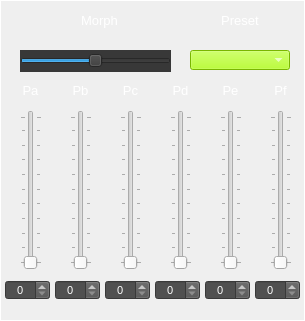
     <widget class="CustomFrame" name="frame_MsoSegments">
      <property name="geometry">
       <rect>
        <x>350</x>
        <y>170</y>
        <width>305</width>
        <height>321</height>
       </rect>
      </property>
      <property name="styleSheet">
       <string notr="true">color: rgb(255, 255, 255);</string>
      </property>
      <property name="frameShape">
       <enum>QFrame::Panel</enum>
      </property>
      <property name="frameShadow">
       <enum>QFrame::Plain</enum>
      </property>
      <property name="midLineWidth">
       <number>1</number>
      </property>
      <widget class="QLabel" name="label_109">
       <property name="geometry">
        <rect>
         <x>200</x>
         <y>10</y>
         <width>80</width>
         <height>21</height>
        </rect>
       </property>
       <property name="font">
        <font>
         <pointsize>10</pointsize>
        </font>
       </property>
       <property name="styleSheet">
        <string notr="true">color: rgb(255, 255, 255);</string>
       </property>
       <property name="text">
        <string>Preset</string>
       </property>
       <property name="alignment">
        <set>Qt::AlignCenter</set>
       </property>
      </widget>
      <widget class="QLabel" name="label_214">
       <property name="geometry">
        <rect>
         <x>54</x>
         <y>10</y>
         <width>91</width>
         <height>20</height>
        </rect>
       </property>
       <property name="font">
        <font>
         <pointsize>10</pointsize>
        </font>
       </property>
       <property name="styleSheet">
        <string notr="true">color: rgb(255, 255, 255);</string>
       </property>
       <property name="text">
        <string>Morph</string>
       </property>
       <property name="alignment">
        <set>Qt::AlignCenter</set>
       </property>
      </widget>
      <widget class="QLabel" name="label_215">
       <property name="geometry">
        <rect>
         <x>15</x>
         <y>80</y>
         <width>31</width>
         <height>21</height>
        </rect>
       </property>
       <property name="font">
        <font>
         <pointsize>10</pointsize>
        </font>
       </property>
       <property name="styleSheet">
        <string notr="true">color: rgb(255, 255, 255);</string>
       </property>
       <property name="text">
        <string>Pa</string>
       </property>
       <property name="alignment">
        <set>Qt::AlignCenter</set>
       </property>
      </widget>
      <widget class="QSpinBox" name="spinBox_MSO_Pos_a">
       <property name="geometry">
        <rect>
         <x>5</x>
         <y>280</y>
         <width>45</width>
         <height>20</height>
        </rect>
       </property>
       <property name="font">
        <font>
         <pointsize>8</pointsize>
        </font>
       </property>
       <property name="focusPolicy">
        <enum>Qt::NoFocus</enum>
       </property>
       <property name="styleSheet">
        <string notr="true">background-color: rgb(80,80,80);
color: rgb(255, 255, 255);</string>
       </property>
       <property name="alignment">
        <set>Qt::AlignCenter</set>
       </property>
       <property name="readOnly">
        <bool>false</bool>
       </property>
       <property name="accelerated">
        <bool>true</bool>
       </property>
       <property name="maximum">
        <number>100</number>
       </property>
       <property name="value">
        <number>0</number>
       </property>
      </widget>
      <widget class="CustomVerticalSlider" name="verticalSlider_MSO_Pos_a">
       <property name="geometry">
        <rect>
         <x>20</x>
         <y>110</y>
         <width>22</width>
         <height>160</height>
        </rect>
       </property>
       <property name="orientation">
        <enum>Qt::Vertical</enum>
       </property>
       <property name="tickPosition">
        <enum>QSlider::TicksBothSides</enum>
       </property>
       <property name="tickInterval">
        <number>10</number>
       </property>
      </widget>
      <widget class="QSpinBox" name="spinBox_MSO_Pos_b">
       <property name="geometry">
        <rect>
         <x>55</x>
         <y>280</y>
         <width>45</width>
         <height>20</height>
        </rect>
       </property>
       <property name="font">
        <font>
         <pointsize>8</pointsize>
        </font>
       </property>
       <property name="focusPolicy">
        <enum>Qt::NoFocus</enum>
       </property>
       <property name="styleSheet">
        <string notr="true">background-color: rgb(80,80,80);
color: rgb(255, 255, 255);</string>
       </property>
       <property name="alignment">
        <set>Qt::AlignCenter</set>
       </property>
       <property name="readOnly">
        <bool>false</bool>
       </property>
       <property name="accelerated">
        <bool>true</bool>
       </property>
       <property name="maximum">
        <number>100</number>
       </property>
       <property name="value">
        <number>0</number>
       </property>
      </widget>
      <widget class="QSpinBox" name="spinBox_MSO_Pos_c">
       <property name="geometry">
        <rect>
         <x>105</x>
         <y>280</y>
         <width>45</width>
         <height>20</height>
        </rect>
       </property>
       <property name="font">
        <font>
         <pointsize>8</pointsize>
        </font>
       </property>
       <property name="focusPolicy">
        <enum>Qt::NoFocus</enum>
       </property>
       <property name="styleSheet">
        <string notr="true">background-color: rgb(80,80,80);
color: rgb(255, 255, 255);</string>
       </property>
       <property name="alignment">
        <set>Qt::AlignCenter</set>
       </property>
       <property name="readOnly">
        <bool>false</bool>
       </property>
       <property name="accelerated">
        <bool>true</bool>
       </property>
       <property name="maximum">
        <number>100</number>
       </property>
       <property name="value">
        <number>0</number>
       </property>
      </widget>
      <widget class="QSpinBox" name="spinBox_MSO_Pos_d">
       <property name="geometry">
        <rect>
         <x>155</x>
         <y>280</y>
         <width>45</width>
         <height>20</height>
        </rect>
       </property>
       <property name="font">
        <font>
         <pointsize>8</pointsize>
        </font>
       </property>
       <property name="focusPolicy">
        <enum>Qt::NoFocus</enum>
       </property>
       <property name="styleSheet">
        <string notr="true">background-color: rgb(80,80,80);
color: rgb(255, 255, 255);</string>
       </property>
       <property name="alignment">
        <set>Qt::AlignCenter</set>
       </property>
       <property name="readOnly">
        <bool>false</bool>
       </property>
       <property name="accelerated">
        <bool>true</bool>
       </property>
       <property name="maximum">
        <number>100</number>
       </property>
       <property name="value">
        <number>0</number>
       </property>
      </widget>
      <widget class="QSpinBox" name="spinBox_MSO_Pos_e">
       <property name="geometry">
        <rect>
         <x>205</x>
         <y>280</y>
         <width>45</width>
         <height>20</height>
        </rect>
       </property>
       <property name="font">
        <font>
         <pointsize>8</pointsize>
        </font>
       </property>
       <property name="focusPolicy">
        <enum>Qt::NoFocus</enum>
       </property>
       <property name="styleSheet">
        <string notr="true">background-color: rgb(80,80,80);
color: rgb(255, 255, 255);</string>
       </property>
       <property name="alignment">
        <set>Qt::AlignCenter</set>
       </property>
       <property name="readOnly">
        <bool>false</bool>
       </property>
       <property name="accelerated">
        <bool>true</bool>
       </property>
       <property name="maximum">
        <number>100</number>
       </property>
       <property name="value">
        <number>0</number>
       </property>
      </widget>
      <widget class="QSpinBox" name="spinBox_MSO_Pos_f">
       <property name="geometry">
        <rect>
         <x>255</x>
         <y>280</y>
         <width>45</width>
         <height>20</height>
        </rect>
       </property>
       <property name="font">
        <font>
         <pointsize>8</pointsize>
        </font>
       </property>
       <property name="focusPolicy">
        <enum>Qt::NoFocus</enum>
       </property>
       <property name="styleSheet">
        <string notr="true">background-color: rgb(80,80,80);
color: rgb(255, 255, 255);</string>
       </property>
       <property name="alignment">
        <set>Qt::AlignCenter</set>
       </property>
       <property name="readOnly">
        <bool>false</bool>
       </property>
       <property name="accelerated">
        <bool>true</bool>
       </property>
       <property name="maximum">
        <number>100</number>
       </property>
       <property name="value">
        <number>0</number>
       </property>
      </widget>
      <widget class="CustomVerticalSlider" name="verticalSlider_MSO_Pos_b">
       <property name="geometry">
        <rect>
         <x>70</x>
         <y>110</y>
         <width>22</width>
         <height>160</height>
        </rect>
       </property>
       <property name="orientation">
        <enum>Qt::Vertical</enum>
       </property>
       <property name="tickPosition">
        <enum>QSlider::TicksBothSides</enum>
       </property>
       <property name="tickInterval">
        <number>10</number>
       </property>
      </widget>
      <widget class="CustomVerticalSlider" name="verticalSlider_MSO_Pos_c">
       <property name="geometry">
        <rect>
         <x>120</x>
         <y>110</y>
         <width>22</width>
         <height>160</height>
        </rect>
       </property>
       <property name="orientation">
        <enum>Qt::Vertical</enum>
       </property>
       <property name="tickPosition">
        <enum>QSlider::TicksBothSides</enum>
       </property>
       <property name="tickInterval">
        <number>10</number>
       </property>
      </widget>
      <widget class="CustomVerticalSlider" name="verticalSlider_MSO_Pos_d">
       <property name="geometry">
        <rect>
         <x>170</x>
         <y>110</y>
         <width>22</width>
         <height>160</height>
        </rect>
       </property>
       <property name="orientation">
        <enum>Qt::Vertical</enum>
       </property>
       <property name="tickPosition">
        <enum>QSlider::TicksBothSides</enum>
       </property>
       <property name="tickInterval">
        <number>10</number>
       </property>
      </widget>
      <widget class="CustomVerticalSlider" name="verticalSlider_MSO_Pos_e">
       <property name="geometry">
        <rect>
         <x>220</x>
         <y>110</y>
         <width>22</width>
         <height>160</height>
        </rect>
       </property>
       <property name="orientation">
        <enum>Qt::Vertical</enum>
       </property>
       <property name="tickPosition">
        <enum>QSlider::TicksBothSides</enum>
       </property>
       <property name="tickInterval">
        <number>10</number>
       </property>
      </widget>
      <widget class="CustomVerticalSlider" name="verticalSlider_MSO_Pos_f">
       <property name="geometry">
        <rect>
         <x>270</x>
         <y>110</y>
         <width>22</width>
         <height>160</height>
        </rect>
       </property>
       <property name="orientation">
        <enum>Qt::Vertical</enum>
       </property>
       <property name="tickPosition">
        <enum>QSlider::TicksBothSides</enum>
       </property>
       <property name="tickInterval">
        <number>10</number>
       </property>
      </widget>
      <widget class="QLabel" name="label_216">
       <property name="geometry">
        <rect>
         <x>65</x>
         <y>80</y>
         <width>31</width>
         <height>21</height>
        </rect>
       </property>
       <property name="font">
        <font>
         <pointsize>10</pointsize>
        </font>
       </property>
       <property name="styleSheet">
        <string notr="true">color: rgb(255, 255, 255);</string>
       </property>
       <property name="text">
        <string>Pb</string>
       </property>
       <property name="alignment">
        <set>Qt::AlignCenter</set>
       </property>
      </widget>
      <widget class="QLabel" name="label_217">
       <property name="geometry">
        <rect>
         <x>115</x>
         <y>80</y>
         <width>31</width>
         <height>21</height>
        </rect>
       </property>
       <property name="font">
        <font>
         <pointsize>10</pointsize>
        </font>
       </property>
       <property name="styleSheet">
        <string notr="true">color: rgb(255, 255, 255);</string>
       </property>
       <property name="text">
        <string>Pc</string>
       </property>
       <property name="alignment">
        <set>Qt::AlignCenter</set>
       </property>
      </widget>
      <widget class="QLabel" name="label_218">
       <property name="geometry">
        <rect>
         <x>165</x>
         <y>80</y>
         <width>31</width>
         <height>21</height>
        </rect>
       </property>
       <property name="font">
        <font>
         <pointsize>10</pointsize>
        </font>
       </property>
       <property name="styleSheet">
        <string notr="true">color: rgb(255, 255, 255);</string>
       </property>
       <property name="text">
        <string>Pd</string>
       </property>
       <property name="alignment">
        <set>Qt::AlignCenter</set>
       </property>
      </widget>
      <widget class="QLabel" name="label_219">
       <property name="geometry">
        <rect>
         <x>215</x>
         <y>80</y>
         <width>31</width>
         <height>21</height>
        </rect>
       </property>
       <property name="font">
        <font>
         <pointsize>10</pointsize>
        </font>
       </property>
       <property name="styleSheet">
        <string notr="true">color: rgb(255, 255, 255);</string>
       </property>
       <property name="text">
        <string>Pe</string>
       </property>
       <property name="alignment">
        <set>Qt::AlignCenter</set>
       </property>
      </widget>
      <widget class="QLabel" name="label_220">
       <property name="geometry">
        <rect>
         <x>265</x>
         <y>80</y>
         <width>31</width>
         <height>21</height>
        </rect>
       </property>
       <property name="font">
        <font>
         <pointsize>10</pointsize>
        </font>
       </property>
       <property name="styleSheet">
        <string notr="true">color: rgb(255, 255, 255);</string>
       </property>
       <property name="text">
        <string>Pf</string>
       </property>
       <property name="alignment">
        <set>Qt::AlignCenter</set>
       </property>
      </widget>
      <widget class="CustomComboBox" name="comboBox_MsoPreset">
       <property name="geometry">
        <rect>
         <x>190</x>
         <y>50</y>
         <width>100</width>
         <height>20</height>
        </rect>
       </property>
       <property name="font">
        <font>
         <pointsize>8</pointsize>
        </font>
       </property>
       <property name="focusPolicy">
        <enum>Qt::NoFocus</enum>
       </property>
       <property name="styleSheet">
        <string notr="true">selection-background-color: rgb(255, 0, 0);
border-color: rgb(0, 0, 0);
background-color: rgb(170, 255, 0);
</string>
       </property>
       <property name="currentText">
        <string/>
       </property>
       <property name="currentIndex">
        <number>-1</number>
       </property>
       <property name="maxVisibleItems">
        <number>4</number>
       </property>
      </widget>
      <widget class="CustomHorizontalSlider" name="horizontalSlider_MsoMorph">
       <property name="geometry">
        <rect>
         <x>20</x>
         <y>50</y>
         <width>151</width>
         <height>22</height>
        </rect>
       </property>
       <property name="focusPolicy">
        <enum>Qt::NoFocus</enum>
       </property>
       <property name="styleSheet">
        <string notr="true">background-color: rgb(56, 56, 56);</string>
       </property>
       <property name="minimum">
        <number>5</number>
       </property>
       <property name="maximum">
        <number>95</number>
       </property>
       <property name="value">
        <number>50</number>
       </property>
       <property name="orientation">
        <enum>Qt::Horizontal</enum>
       </property>
      </widget>
     </widget>
